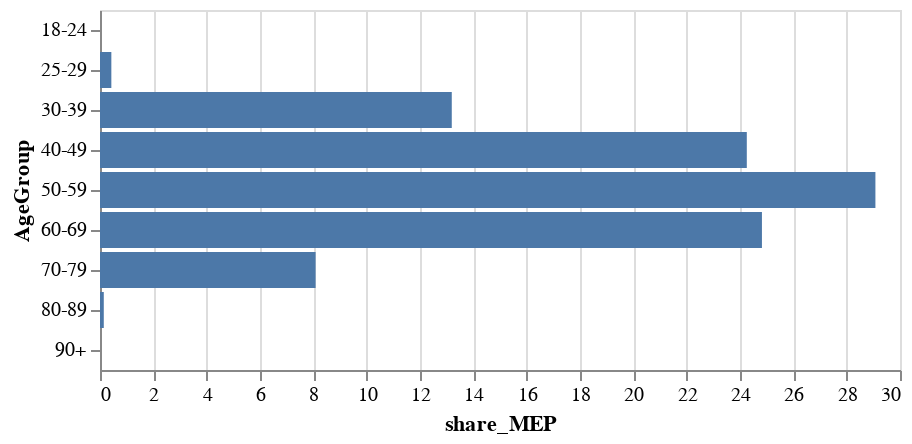

The code cell stored with this chart in its notebook:
### Code cell
alt.Chart(ep_age_structure).mark_bar().encode(
    alt.X('share_MEP'),
    y='AgeGroup'
)

### Figure 1 — Vega-Lite specification as saved in the notebook (floating-point values rounded to 4 significant figures)
{"config": {"view": {"continuousWidth": 400, "continuousHeight": 300}}, "data": {"name": "data-ac8e7a10d484b318bbcbbe43b4c10aad"}, "mark": "bar", "encoding": {"x": {"type": "quantitative", "field": "share_MEP"}, "y": {"type": "nominal", "field": "AgeGroup"}}, "$schema": "https://vega.github.io/schema/vega-lite/v4.8.1.json", "datasets": {"data-ac8e7a10d484b318bbcbbe43b4c10aad": [{"AgeGroup": "18-24", "number_MEP": 0, "share_MEP": 0.0}, {"AgeGroup": "25-29", "number_MEP": 3, "share_MEP": 0.4255}, {"AgeGroup": "30-39", "number_MEP": 93, "share_MEP": 13.19}, {"AgeGroup": "40-49", "number_MEP": 171, "share_MEP": 24.26}, {"AgeGroup": "50-59", "number_MEP": 205, "share_MEP": 29.08}, {"AgeGroup": "60-69", "number_MEP": 175, "share_MEP": 24.82}, {"AgeGroup": "70-79", "number_MEP": 57, "share_MEP": 8.085}, {"AgeGroup": "80-89", "number_MEP": 1, "share_MEP": 0.1418}, {"AgeGroup": "90+", "number_MEP": 0, "share_MEP": 0.0}]}}
